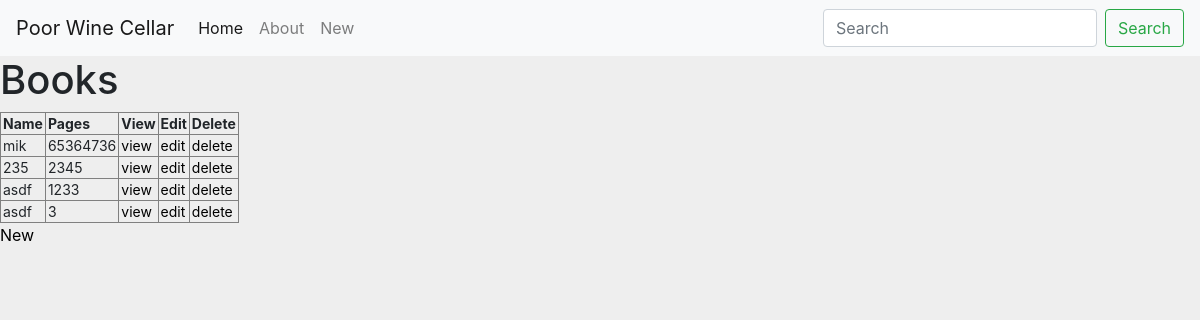
The page /books/ on the database as committed earlier.
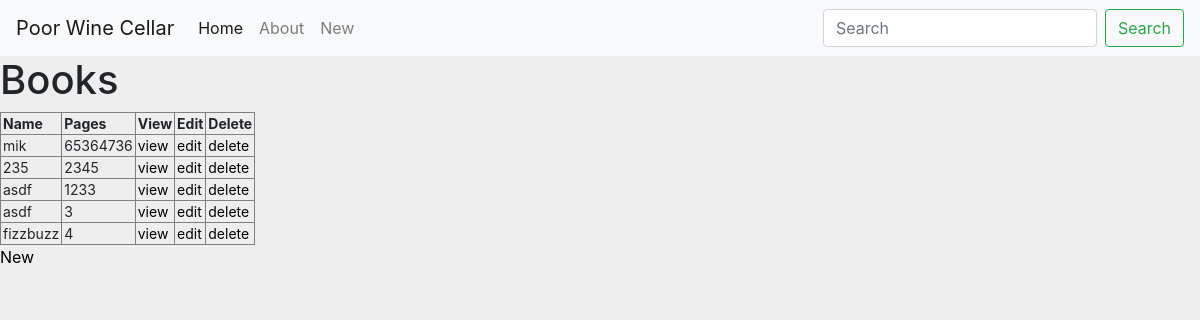
The same page on the database as committed later.
### books/models.py (models this page shows, shortened)
class Book(models.Model):
    name = models.CharField(max_length=200)
    pages = models.IntegerField()

### books/views.py (the view)
# urls.py: path('', views.BookList.as_view(), name='book_list'),
class BookList(ListView):
    model = Book

### books/templates/books/book_list.html (shortened to what this page needs)
{% load static %}
<!doctype html>
<html lang="en">
  <head>
    <link rel="stylesheet" href="https://use.fontawesome.com/releases/v5.0.10/css/all.css">
    <link rel="stylesheet" type="text/css" href="{% static 'wine/bootstrap4/css/bootstrap.css' %}" />
    <link rel="stylesheet" type="text/css" href="{% static 'wine/style.css' %}" />
    <body>
    <nav class="navbar navbar-expand-lg navbar-light bg-light">
      <a class="navbar-brand" href="/">Poor Wine Cellar</a>
      <div class="collapse navbar-collapse" id="navbarTogglerDemo02">
        <ul class="navbar-nav mr-auto mt-2 mt-lg-0">
          <li class="nav-item active">
            <a class="nav-link" href="#">Home</a>
          </li>
          <li class="nav-item">
            <a class="nav-link" href="#">About</a>
          </li>
          <li class="nav-item">
            <a class="nav-link" href="#">New</a>
          </li>
        </ul>
        <form class="form-inline my-2 my-lg-0">
          <input class="form-control mr-sm-2" type="search" placeholder="Search">
          <button class="btn btn-outline-success my-2 my-sm-0" type="submit">Search</button>
        </form>
      </div>
    </nav>
    </body>
</html>
<h1>Books</h1>
<table border="1">
<thead>
    <tr>
    <th>Name</th>
    <th>Pages</th>
    <th>View</th>
    <th>Edit</th>
    <th>Delete</th>
    </tr>
</thead>
<tbody>
    {% for book in object_list %}
    <tr>
    <td>{{ book.name }}</td>
    <td>{{ book.pages }}</td>
    <td><a href="{% url "book_view" book.id %}">view</a></td>
    <td><a href="{% url "book_edit" book.id %}">edit</a></td>
    <td><a href="{% url "book_delete" book.id %}">delete</a></td>
    </tr>
    {% endfor %}
</tbody>
</table>
<a href="{% url "book_new" %}">New</a>

Rows that differ between the two databases and show on the page:
added Book: name "fizzbuzz", pages "4"
